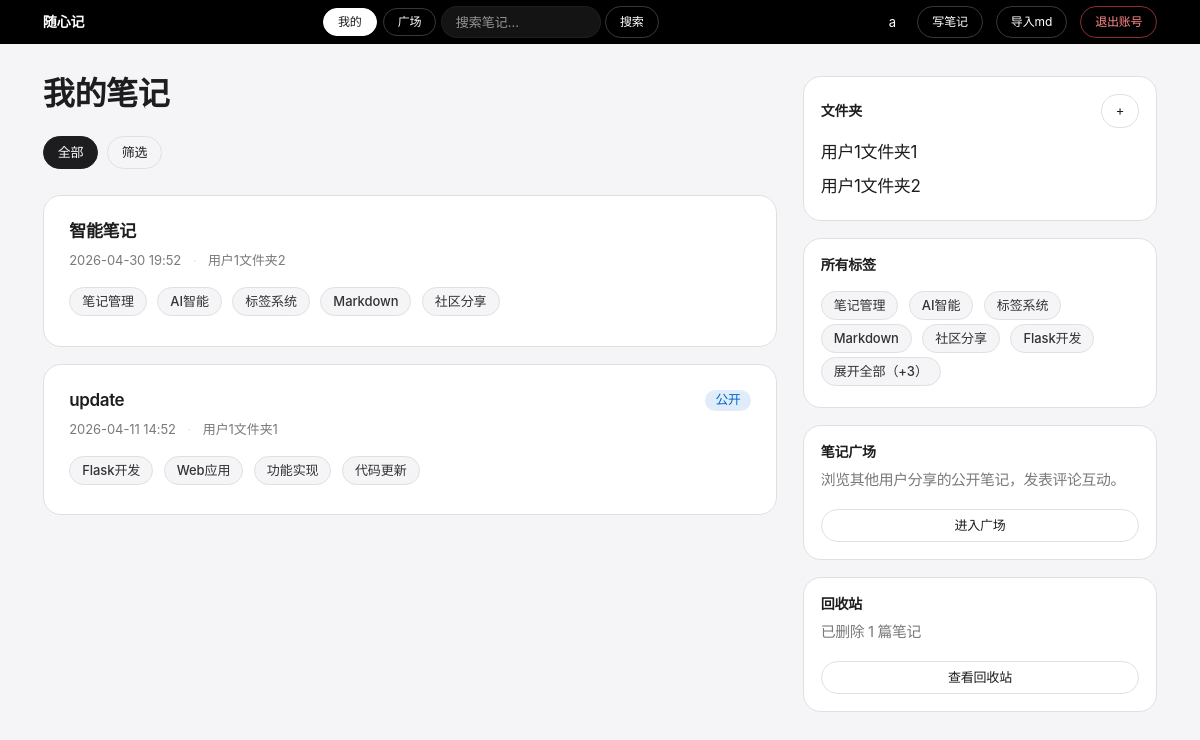
/ (signed in), run on an earlier commit of the app's database.
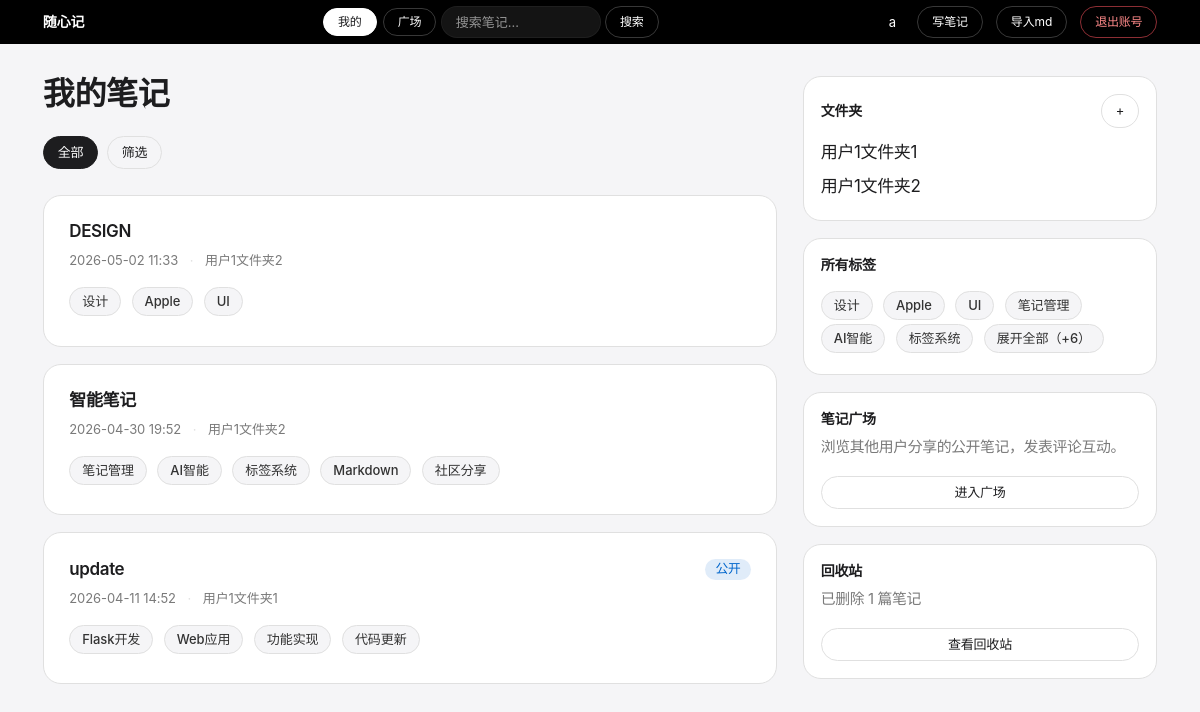
And on a later commit of the database.
### app.py (models this page shows)
class User(UserMixin, db.Model):
    id       = db.Column(db.Integer, primary_key=True)
    username = db.Column(db.String(80), unique=True, nullable=False)
    password = db.Column(db.String(200), nullable=False)
    notes    = db.relationship('Note', backref='author', lazy=True)
    comments = db.relationship('Comment', backref='author', lazy=True)

class Note(db.Model):
    id         = db.Column(db.Integer, primary_key=True)
    title      = db.Column(db.String(200), nullable=False)
    content    = db.Column(db.Text, nullable=False)
    created_at = db.Column(db.DateTime, default=datetime.utcnow)
    updated_at = db.Column(db.DateTime, default=datetime.utcnow)  # 手动在 edit 时刷新
    user_id    = db.Column(db.Integer, db.ForeignKey('user.id'), nullable=False)
    folder_id  = db.Column(db.Integer, db.ForeignKey('folder.id'), nullable=True)
    is_public  = db.Column(db.Boolean, default=False)
    is_deleted = db.Column(db.Boolean, default=False)
    deleted_at = db.Column(db.DateTime, nullable=True)
    tags       = db.relationship('Tag', secondary=note_tags, backref='notes')
    comments   = db.relationship('Comment', backref='note', lazy=True, order_by='Comment.created_at.desc()', cascade='all, delete-orphan')
    versions   = db.relationship('NoteVersion', backref='note', lazy=True, order_by='NoteVersion.created_at.desc()', cascade='all, delete-orphan')

class Folder(db.Model):
    id      = db.Column(db.Integer, primary_key=True)
    name    = db.Column(db.String(100), nullable=False)
    user_id = db.Column(db.Integer, db.ForeignKey('user.id'), nullable=False)
    notes   = db.relationship('Note', backref='folder', lazy=True)

class Tag(db.Model):
    id   = db.Column(db.Integer, primary_key=True)
    name = db.Column(db.String(50), unique=True, nullable=False)

### app.py (the view)
@app.route('/')
@login_required
def index():
    folder_id = request.args.get('folder_id')
    tag_id    = request.args.get('tag_id')
    q = Note.query.filter_by(user_id=current_user.id, is_deleted=False)
    if folder_id:
        q = q.filter_by(folder_id=folder_id)
    if tag_id:
        tag = db.session.get(Tag, int(tag_id))
        if tag:
            q = q.filter(Note.tags.contains(tag))
    notes   = q.order_by(Note.created_at.desc()).all()
    folders = Folder.query.filter_by(user_id=current_user.id).all()
    tags    = (Tag.query
               .join(note_tags)
               .join(Note)
               .filter(Note.user_id == current_user.id, Note.is_deleted == False)
               .distinct().all())
    trash_count = Note.query.filter_by(user_id=current_user.id, is_deleted=True).count()
    return render_template(
        'index.html', notes=notes, folders=folders, tags=tags,
        current_folder_id=int(folder_id) if folder_id else None,
        current_tag_id=int(tag_id) if tag_id else None,
        trash_count=trash_count,
    )

### app.py (called while the page is built)
@app.template_filter('local_time')
def local_time(dt):
    if dt is None:
        return ''
    beijing = timezone(timedelta(hours=8))
    return dt.replace(tzinfo=timezone.utc).astimezone(beijing).strftime('%Y-%m-%d %H:%M')

@login_manager.user_loader
def load_user(user_id):
    return db.session.get(User, int(user_id))

### templates/index.html (shortened to what this page needs)
{% extends 'base.html' %}
{% block content %}
<div class="row">
    <div class="col-md-8">
        <h2 class="display-title">我的笔记</h2>
        <div class="d-flex gap-2 mb-4 flex-wrap">
            <a href="/" class="btn btn-sm {% if not current_folder_id and not current_tag_id %}btn-dark{% else %}btn-outline-secondary{% endif %}">
                全部
            </a>
            <a href="/search?scope=mine" class="btn btn-sm btn-outline-secondary">筛选</a>
        </div>
        {% for note in notes %}
        <div class="card mb-3 p-4">
            <div class="d-flex justify-content-between align-items-start">
                <div class="flex-grow-1">
                    <h5 class="mb-2"><a href="/notes/{{ note.id }}" class="note-title-link">{{ note.title }}</a></h5>
                    <div class="note-meta">
                        <span>{{ note.created_at | local_time }}</span>
                        {% if note.folder %}
                        <span class="sep">·</span>
                        <span>{{ note.folder.name }}</span>
                        {% endif %}
                    </div>
                    {% if note.tags %}
                    <div class="mt-3">
                        {% for tag in note.tags %}
                        <a href="/tags/{{ tag.id }}" class="tag-badge tag-color-{{ tag.id % 8 }}">{{ tag.name }}</a>
                        {% endfor %}
                    </div>
                    {% endif %}
                </div>
                {% if note.is_public %}
                <span class="badge bg-success">公开</span>
                {% endif %}
            </div>
        </div>
        {% else %}
        <div class="text-center py-5">
            <p class="text-muted mb-3">还没有笔记，快去写第一篇吧</p>
            <a href="/notes/new" class="btn btn-primary">写笔记</a>
        </div>
        {% endfor %}
    </div>
    <div class="col-md-4">
        <div class="card p-3 mb-3">
            <div class="d-flex justify-content-between align-items-center mb-2">
                <h6 class="mb-0">文件夹</h6>
                <button class="btn btn-sm btn-outline-secondary" data-bs-toggle="collapse"
                    data-bs-target="#newFolderForm">+</button>
            </div>
            {% for folder in folders %}
            <a href="/folders/{{ folder.id }}" class="d-block note-title-link py-1">
                {{ folder.name }}
            </a>
            {% else %}
            <p class="text-muted small mb-0">还没有文件夹</p>
            {% endfor %}
        </div>
        <div class="card p-3 mb-3">
            <h6 class="mb-3">所有标签</h6>
            {% set ns = namespace(counts={}) %}
            {% for note in notes %}
                {% for tag in note.tags %}
                    {% if tag.id in ns.counts %}
                        {% set _ = ns.counts.update({tag.id: {'tag': tag, 'count': ns.counts[tag.id].count + 1}}) %}
                    {% else %}
                        {% set _ = ns.counts.update({tag.id: {'tag': tag, 'count': 1}}) %}
                    {% endif %}
                {% endfor %}
            {% endfor %}
            {% set sorted_tags = ns.counts.values() | sort(attribute='count', reverse=True) | list %}
            {% set top_tags = sorted_tags[:6] %}
            {% set rest_tags = sorted_tags[6:] %}
            {% if sorted_tags %}
                <div id="tagsWrap">
                    {% for item in top_tags %}
                    <a href="/tags/{{ item.tag.id }}" class="tag-badge tag-color-{{ item.tag.id % 8 }}">{{ item.tag.name }}</a>
                    {% endfor %}
                    {% if rest_tags %}
                    <button type="button" class="tag-badge btn-toggle-more" id="toggleMoreTags" aria-expanded="false">
                        <span class="tt-more">展开全部（+{{ rest_tags|length }}）</span>
                    </button>
                    {% endif %}
                </div>
            {% else %}
            <p class="text-muted small mb-0">还没有标签</p>
            {% endif %}
        </div>
        <div class="card p-3 mb-3">
            <h6 class="mb-2">笔记广场</h6>
            <p class="small text-muted">浏览其他用户分享的公开笔记，发表评论互动。</p>
            <a href="/plaza" class="btn btn-sm btn-outline-secondary w-100">进入广场</a>
        </div>
        <div class="card p-3">
            <h6 class="mb-2">回收站</h6>
            <p class="small text-muted">已删除 {{ trash_count }} 篇笔记</p>
            <a href="/trash" class="btn btn-sm btn-outline-secondary w-100">查看回收站</a>
        </div>
    </div>
</div>
{% endblock %}

### templates/base.html (shortened to what this page needs)
<!DOCTYPE html>
<html>
<head>
    <link href="https://cdn.jsdelivr.net/npm/bootstrap@5.3.0/dist/css/bootstrap.min.css" rel="stylesheet">
    <link rel="stylesheet" href="https://cdn.jsdelivr.net/npm/easymde/dist/easymde.min.css">
</head>
<body>
    <nav class="navbar navbar-dark mb-4">
        <div class="container">
            <a class="navbar-brand fw-bold" href="/">随心记</a>
            {% if current_user.is_authenticated %}
            <form class="d-flex align-items-center me-2" method="GET" action="/search" id="navSearchForm">
                <div class="btn-group btn-group-sm me-1" role="group">
                    <label class="btn btn-outline-light" for="nav-scope-mine">我的</label>
                    <label class="btn btn-outline-light" for="nav-scope-plaza">广场</label>
                </div>
                <input type="text" name="q" class="form-control form-control-sm me-1" placeholder="搜索笔记..."
                    style="width:160px">
                <button type="submit" class="btn btn-sm btn-outline-light">搜索</button>
            </form>
            <div>
                <a href="/profile" class="text-white text-decoration-none me-3">{{ current_user.username }}</a>
                <a href="/notes/new" class="btn btn-sm btn-outline-light me-2">写笔记</a>
                <form method="POST" action="/notes/import" enctype="multipart/form-data" class="d-inline">
                    <label class="btn btn-sm btn-outline-light me-2">
                        导入md
                    </label>
                </form>
                <a href="/logout" class="btn btn-sm btn-outline-danger" data-confirm="确定要退出账号吗？">退出账号</a>
            </div>
            {% endif %}
        </div>
    </nav>
    <div class="container">
        {% block content %}{% endblock %}
    </div>
</body>
</html>

What changed in the data, as far as the page shows it:
added Note: title "DESIGN", created_at|local_time "2026-05-02 11:33", folder.name "用户1文件夹2"
added Tag: name "设计", tag.name "设计", shown under "DESIGN"
added Tag: name "Apple", tag.name "Apple", shown under "DESIGN"
added Tag: name "UI", tag.name "UI", shown under "DESIGN"
Also different on the page:
{{ rest_tags|length }}: "3" → "6"
list line gone: "Markdown"
list line gone: "社区分享"
list line gone: "Flask开发"
